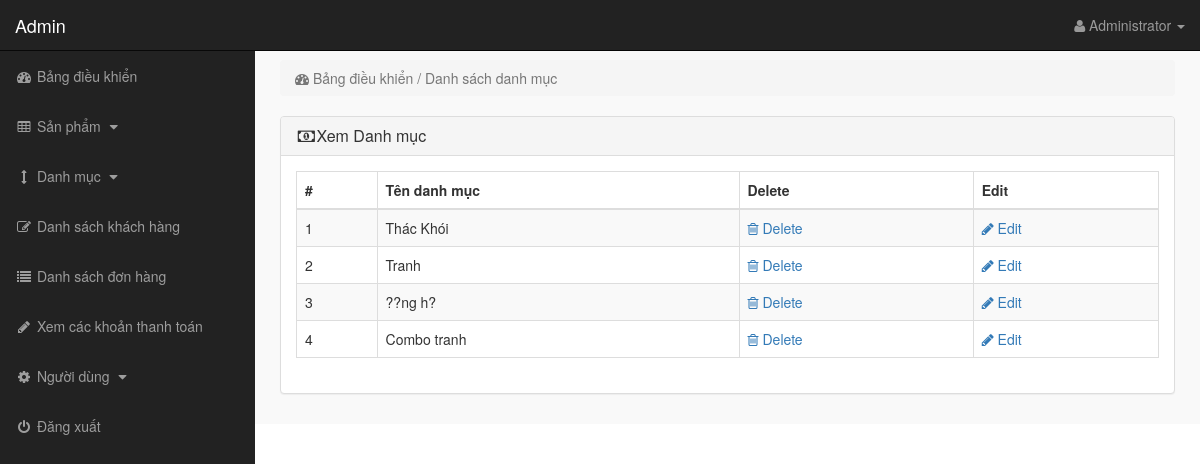
Screenshot of /admin/index.php?view_cats (signed in) with the database file from the repository.
### tables this page shows
CREATE TABLE `categories` (
  `cat_id` int(10) NOT NULL,
  `cat_title` text NOT NULL,
  `cat_top` text NOT NULL,
  `cat_image` text NOT NULL
);

### admin/view_cats.php (the view)
<?php
if(!isset($_SESSION['admin_email'])){
echo "<script>window.open('login.php','_self')</script>";
}
else {
?>
<div class="row" >
<div class="col-lg-12" >
<ol class="breadcrumb" >
<li class="active" >
<i class="fa fa-dashboard" ></i> Bảng điều khiển / Danh sách danh mục
</li>
</ol>
</div>
</div>
<div class="row" >
<div class="col-lg-12" >
<div class="panel panel-default" >
<div class="panel-heading" >
<h3 class="panel-title" >
<i class="fa fa-money fa-fw"></i>Xem Danh mục
</h3>
</div>
<div class="panel-body" >
<div class="table-responsive" >
<table class="table table-bordered table-hover table-striped" >
<thead>
<tr>
<th>#</th>
<th>Tên danh mục</th>
<th>Delete</th>
<th>Edit</th>
</tr>
</thead>
<tbody>
<?php
$i=0;
$get_cats = "select * from categories";
$run_cats = mysqli_query($con,$get_cats);
while($row_cats = mysqli_fetch_array($run_cats)){
$cat_id = $row_cats['cat_id'];
$cat_title = $row_cats['cat_title'];
$i++;
?>
<tr>
<td><?php echo $i; ?></td>
<td><?php echo $cat_title; ?></td>
<td>
<a href="index.php?delete_cat=<?php echo $cat_id; ?>" >
<i class="fa fa-trash-o" ></i> Delete
</a>
</td>
<td>
<a href="index.php?edit_cat=<?php echo $cat_id; ?>" >
<i class="fa fa-pencil" ></i> Edit
</a>
</td>
</tr>
<?php } ?>
</tbody>
</table>
</div>
</div>
</div>
</div>
</div>
<?php } ?>

### admin/includes/sidebar.php (shortened to what this page needs)
<?php
if(!isset($_SESSION['admin_email'])){
echo "<script>window.open('login.php','_self')</script>";
}
else {
?>
<nav class="navbar navbar-inverse navbar-fixed-top">
    <div class="navbar-header">
        <a class="navbar-brand" href="index.php?dashboard">Admin</a>
    </div>
    <ul class="nav navbar-right top-nav">
        <li class="dropdown">
            <a href="#" class="dropdown-toggle" data-toggle="dropdown">
                <i class="fa fa-user"></i>
                <?php echo $admin_name; ?> <b class="caret"></b>
            </a>
        </li>
    </ul>
    <div class="collapse navbar-collapse navbar-ex1-collapse">
        <ul class="nav navbar-nav side-nav">
            <li>
                <a href="index.php?dashboard">
                    <i class="fa fa-fw fa-dashboard"></i> Bảng điều khiển
                </a>
            </li>
            <li>
                <a href="#" data-toggle="collapse" data-target="#products">
                    <i class="fa fa-fw fa-table"></i> Sản phẩm
                    <i class="fa fa-fw fa-caret-down"></i>
                </a>
            </li>
            <li>
                <a href="#" data-toggle="collapse" data-target="#cat">
                    <i class="fa fa-fw fa-arrows-v"></i> Danh mục
                    <i class="fa fa-fw fa-caret-down"></i>
                </a>
            </li>
            <li>
                <a href="index.php?view_customers">
                    <i class="fa fa-fw fa-edit"></i> Danh sách khách hàng
                </a>
            </li>
            <li>
                <a href="index.php?view_orders">
                    <i class="fa fa-fw fa-list"></i> Danh sách đơn hàng
                </a>
            </li>
            <li>
                <a href="index.php?view_payments">
                    <i class="fa fa-fw fa-pencil"></i> Xem các khoản thanh toán
                </a>
            </li>
            <li>
                <a href="#" data-toggle="collapse" data-target="#users">
                    <i class="fa fa-fw fa-gear"></i> Người dùng
                    <i class="fa fa-fw fa-caret-down"></i>
                </a>
            </li>
            <li>
                <a href="logout.php">
                    <i class="fa fa-fw fa-power-off"></i> Đăng xuất
                </a>
            </li>
        </ul>
    </div>
</nav>
<?php } ?>

### admin/css/style.css (style rules this page uses)
body { margin-top:100px; }
@media (min-width: 768px) { body { margin-top:50px; } }
.top-nav { padding:0 15px; }
.top-nav>li { display:inline-block; float:left; }
.top-nav>li>a { padding-top:15px; padding-bottom:15px; line-height:20px; color:#999; }
@media (min-width: 768px) { .side-nav { position:fixed; top:51px; width:255px; border-radius:0; overflow-y:auto; background-color: #222; bottom:0; overflow-x:hidden; padding-bottom:40px; } }
@media (min-width: 768px) { .side-nav>li>a { width:255px; } }
.panel-body { border-radius:5px; }

### rows the page displays
categories: cat_title "Thác Khói"
categories: cat_title "Tranh"
categories: cat_title "??ng h?"
categories: cat_title "Combo tranh"

### other values shown
$admin_name "Administrator"
